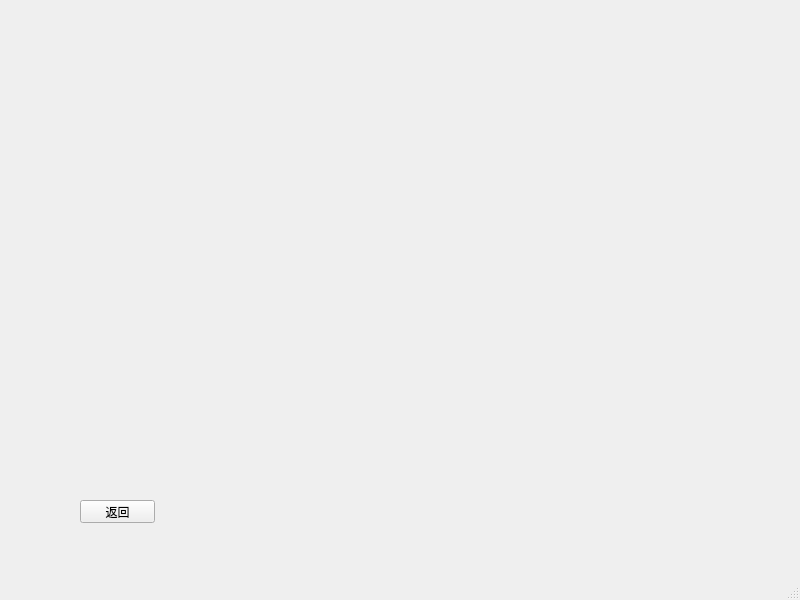
<?xml version="1.0" encoding="UTF-8"?>
<ui version="4.0">
 <class>MapWindow</class>
 <widget class="QMainWindow" name="MapWindow">
  <property name="geometry">
   <rect>
    <x>0</x>
    <y>0</y>
    <width>800</width>
    <height>600</height>
   </rect>
  </property>
  <property name="windowTitle">
   <string>MainWindow</string>
  </property>
  <widget class="QWidget" name="centralwidget">
   <widget class="QPushButton" name="returnBtn">
    <property name="geometry">
     <rect>
      <x>80</x>
      <y>500</y>
      <width>75</width>
      <height>23</height>
     </rect>
    </property>
    <property name="text">
     <string>返回</string>
    </property>
   </widget>
  </widget>
  <widget class="QMenuBar" name="menubar">
   <property name="geometry">
    <rect>
     <x>0</x>
     <y>0</y>
     <width>800</width>
     <height>23</height>
    </rect>
   </property>
  </widget>
  <widget class="QStatusBar" name="statusbar"/>
 </widget>
 <resources/>
 <connections/>
</ui>
